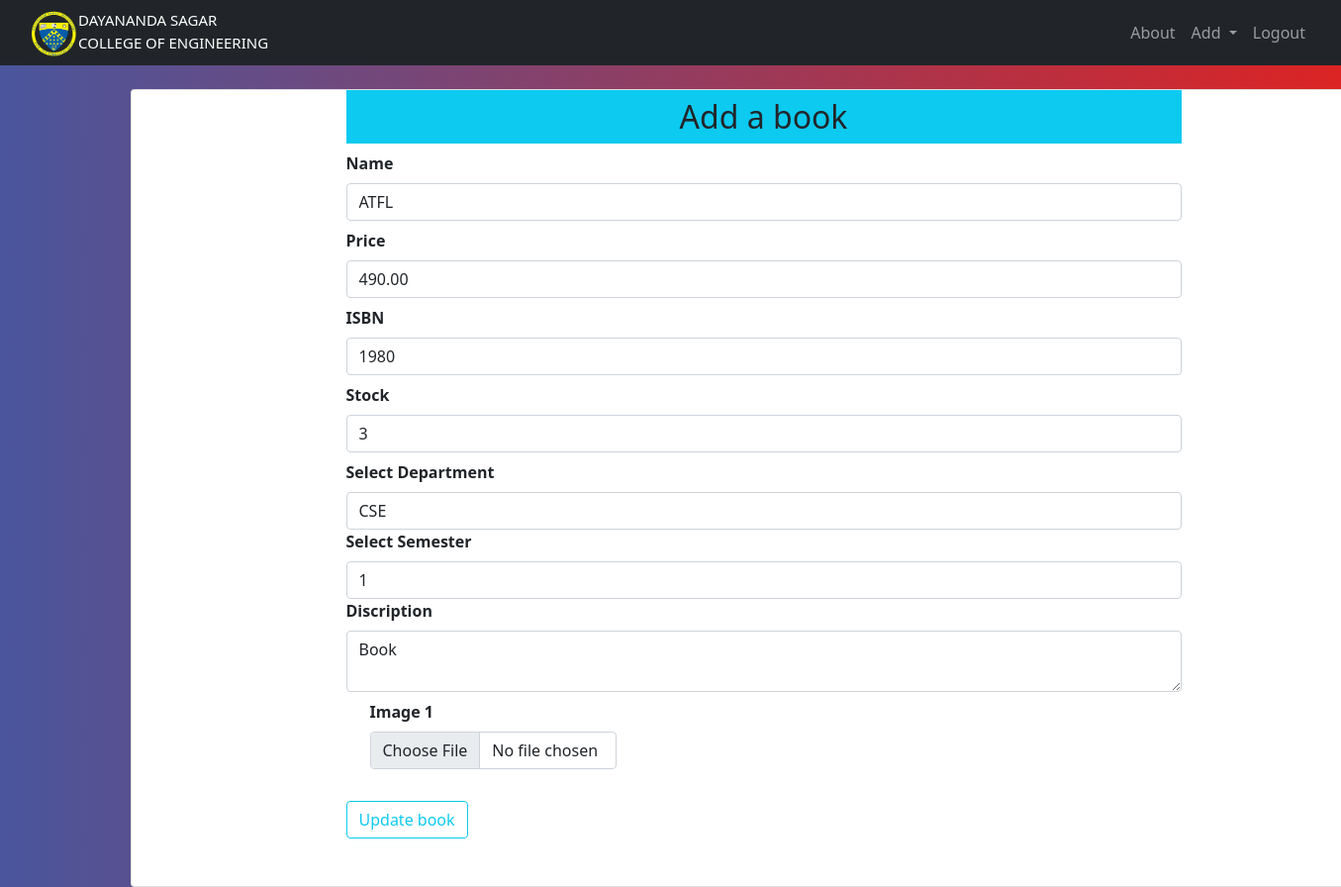
Page /updatebook/1 (signed in) on the earlier database version.
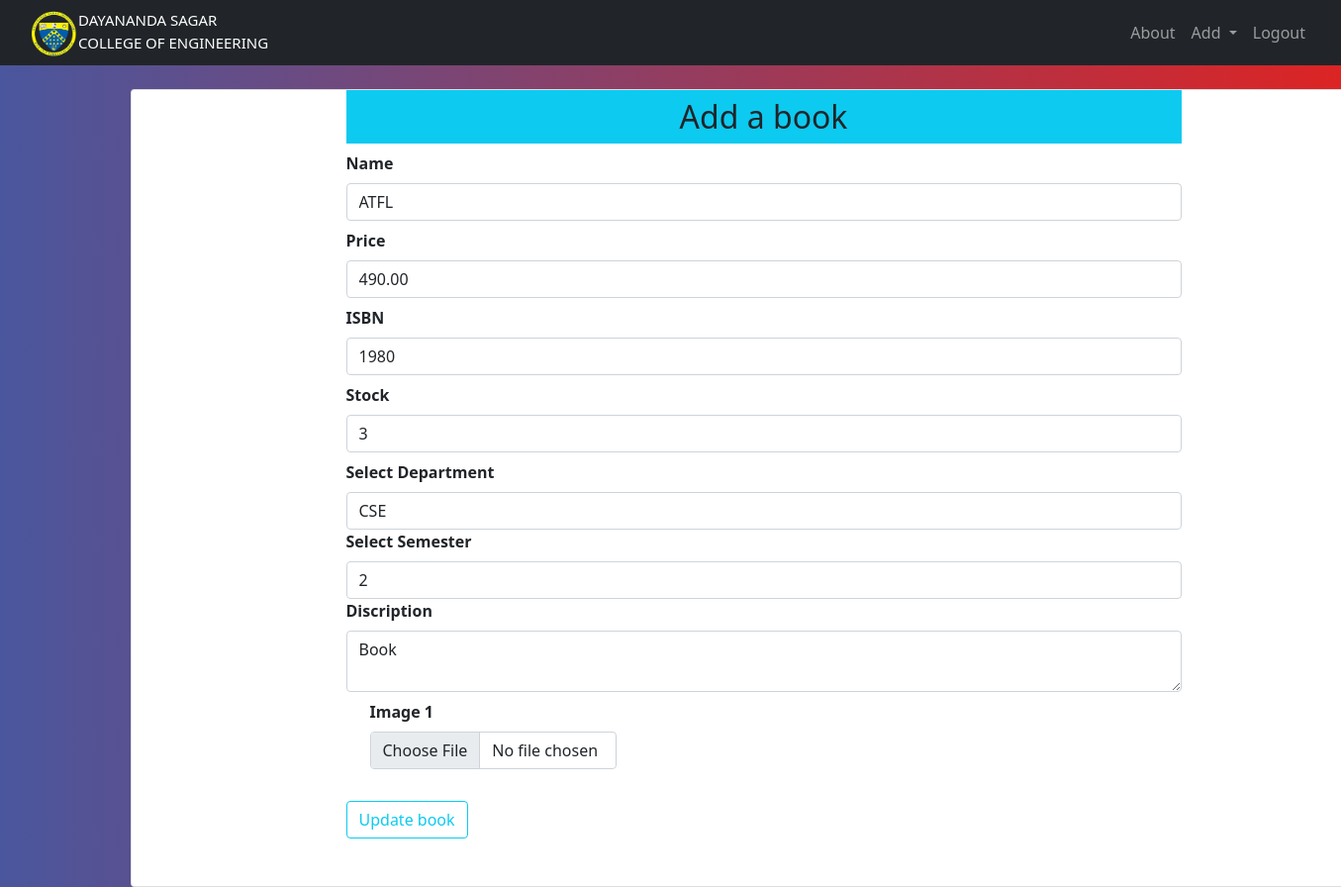
Same page on the later database version.
### website/models.py (models this page shows)
class Semester(db.Model):
        id = db.Column(db.Integer, primary_key = True)
        name = db.Column(db.String(30), nullable = False, unique = True)

### website/add.py (the view, shortened to what this page needs)
@add.route('/updatebook/<int:id>',methods=['GET','POST'])
@requires_access_level("admin")
def updatebook(id):
    departments = Department.query.all()
    semesters = Semester.query.all()
    book = Addbook.query.get_or_404(id)
    department = request.form.get('department')
    semester = request.form.get('semester')
    form = Addbooks(request.form)
    form.name.data = book.name
    form.price.data = book.price
    form.isbn.data = book.isbn
    form.stock.data = book.stock
    form.discription.data = book.desc
    return render_template('updatebook.html', form = form, user=current_user, departments = departments, semesters = semesters, book = book )

### website/forms.py
class Addbooks(Form):
    name = StringField('Name',[validators.DataRequired()])
    price = DecimalField('Price',[validators.DataRequired()])
    isbn = IntegerField('ISBN', default=0)
    stock = IntegerField('Stock',[validators.DataRequired()])
    discription = TextAreaField('Discription',[validators.DataRequired()])
    image_1 = FileField('Image 1', validators=[FileRequired(), FileAllowed(['jpg','png','gif','jpeg'],'images only please')])
    image_2 = FileField('Image 2', validators=[FileAllowed(['jpg','png','gif','jpeg'],'images only please')])
    image_3 = FileField('Image 3', validators=[FileAllowed(['jpg','png','gif','jpeg'],'images only please')])

### website/models.py (called while the page is built)
        def get_urole(self):
                return self.urole

### website/templates/updatebook.html (shortened to what this page needs)
{% extends "base.html" %} {% block title %}Update book{% endblock %}
{% block content %}
<br>
<div class="container">
        <div class="card" style="width : 80rem;">
            <div class="row">
                <div class="col-md-2"></div>
                    <div class="col-md-8">
                    <h2 class="text-center bg-info p-2">Add a book</h2>
                    {% from "_formhelpers.html" import render_field %}
                    <form action="" method="POST" enctype="multipart/form-data">
                    {{render_field(form.name, class="form-control", placeholder="Add book name")}}
                    {{render_field(form.price, class="form-control", placeholder="Add book price")}}
                    {{render_field(form.isbn, class="form-control", placeholder="Add book ISBN")}}
                    {{render_field(form.stock, class="form-control", placeholder="Add book stock")}}
                    <label for="department"><b>Select Department</b></label>
                    <select name="department" id="department" class="form-control" required>
                        <option value="{{book.department_id}}">{{book.department.name}}</option>
                    </select>
                    <label for="semester"><b>Select Semester</b></label>
                    <select name="semester" id="semester" class="form-control" required>
                        <option value="{{book.semester_id}}">{{book.semester.name}}</option>
                    </select>
                    {{render_field(form.discription, class="form-control", placeholder="Add book detail")}}
            <div class="container">
                <div class="row">
                    <div class="col-md-4">{{ render_field(form.image_1, class="form-control")}}</div>
                </div>
            </div>
        <button type="submit" class="btn btn-outline-info mt-4 mb-5">Update book</button>
        <br>
        </form>
    </div>
</div>
</div>
</div>
{% endblock %}

Differences in the rows shown:
changed Semester: semester "1" → "2"
